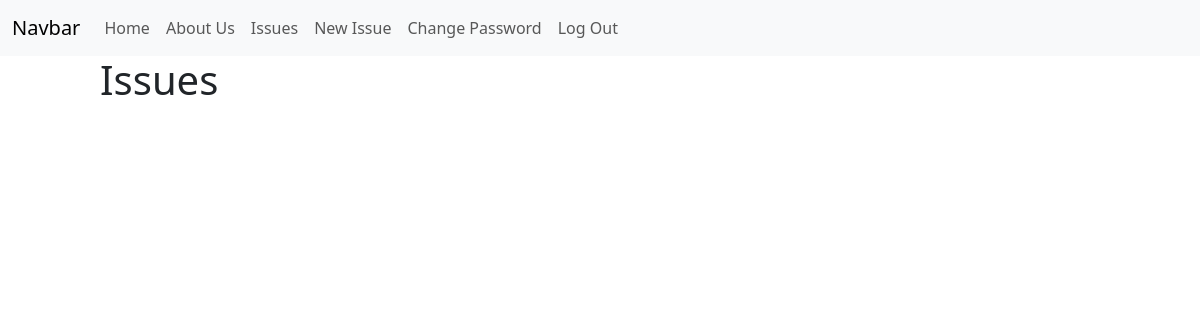
The page /issues/ (signed in) on the database as committed earlier.
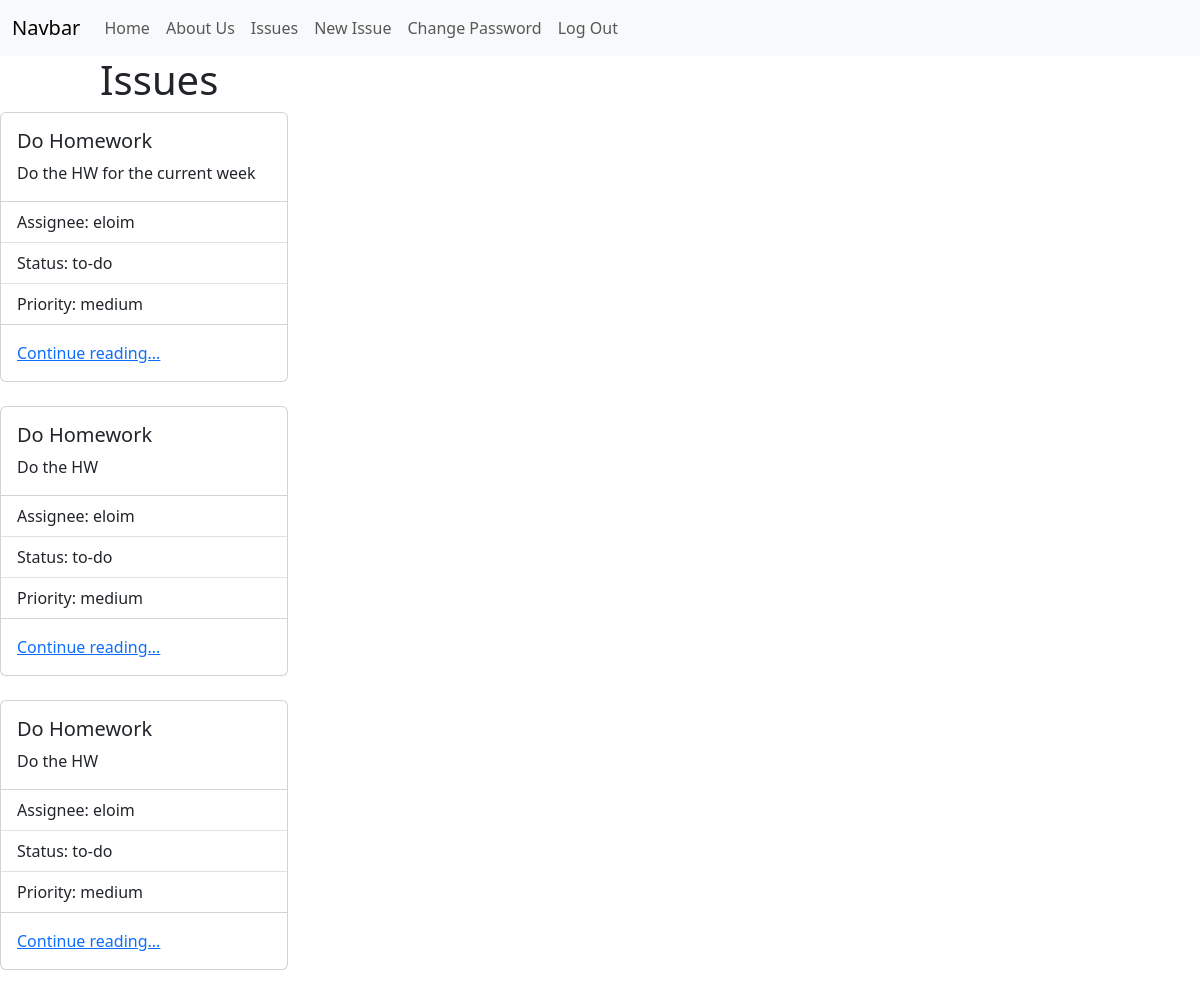
The same page on the database as committed later.
### issues/models.py (models this page shows, shortened)
class Issue(models.Model):
    summary = models.CharField(max_length=256)
    body = models.TextField()
    assignee = models.ForeignKey(
        get_user_model(),
        on_delete=models.CASCADE
    )
    reporter = models.ForeignKey(
        get_user_model(),
        on_delete=models.CASCADE,
        related_name="reporter"
    )
    status = models.ForeignKey(
        Status,
        on_delete=models.CASCADE
    )
    priority = models.ForeignKey(
        Priority,
        on_delete=models.CASCADE
    )
    created_on = models.DateTimeField(auto_now_add=True)
    updated_on = models.DateTimeField(blank=True, null=True, default=None)

class Status(models.Model):
    name = models.CharField(max_length=128)
    description = models.CharField(max_length=256)
    def __str__(self):
        return self.name

class Priority(models.Model):
    name = models.CharField(max_length=128)
    description = models.CharField(max_length=256)
    def __str__(self):
        return self.name

### accounts/models.py (models this page shows)
class CustomUser(AbstractUser):
    role = models.ForeignKey(
        Role,
        on_delete=models.CASCADE,
        null=True, blank=True
    )
    team = models.ForeignKey(
        Team,
        on_delete=models.CASCADE,
        null=True, blank=True
    )

### issues/views.py (the view)
# urls.py: path("", views.IssueListView.as_view(), name="list"),
class IssueListView(LoginRequiredMixin, ListView):
    template_name = "issues/list.html"
    model = Issue
    def get_context_data(self, **kwargs):
        context = super().get_context_data(**kwargs)
        user_team = Team.objects.get(name=self.request.user.team.name)
        users_in_team = CustomUser.objects.filter(team=user_team)
        tasks_for_users = Issue.objects.filter(
            Q(assignee__in=users_in_team) | Q(reporter=self.request.user)
        )
        context['issue_list'] = tasks_for_users  # Assign the queryset to 'issue_list' key
        return context

### templates/issues/list.html (shortened to what this page needs)
{% extends 'base.html' %}
{% block content %}
<div class="offset-md-1"><h1>Issues</h1></div>
{% for issue in issue_list %}
<div class="card" style="width: 18rem;">
    <div class="card-body">
      <h5 class="card-title">{{ issue.summary }}</h5>
      <p class="card-text">{{ issue.body|truncatechars:512 }}</p>
    </div>
    <ul class="list-group list-group-flush">
      <li class="list-group-item">Assignee: {{ issue.assignee }}</li>
      <li class="list-group-item">Status: {{ issue.status }}</li>
      <li class="list-group-item">Priority: {{ issue.priority }}</li>
    </ul>
    <div class="card-body">
      <a href="{% url 'detail' issue.id %}" class="card-link">Continue reading...</a>
    </div>
  </div>
<br/>
{% endfor %}
{% endblock content %}

### templates/base.html (shortened to what this page needs)
{% load static %}
<html>
	<head>
	<link
		href="https://cdn.jsdelivr.net/npm/bootstrap@5.3.0/dist/css/bootstrap.min.css"
		rel="stylesheet"
>
	</head>
	<body>
		<nav class="navbar navbar-expand-lg bg-body-tertiary">
			<div class="container-fluid">
			  <a class="navbar-brand" href="{% url 'home' %}">Navbar</a>
			  <div class="collapse navbar-collapse" id="navbarNavAltMarkup">
					<div class="navbar-nav">
						<a class="nav-link" href="{% url 'home' %}">Home</a>
						<a class="nav-link" href="{% url 'about' %}">About Us</a>
                        {% if user.is_authenticated %}
							<a class="nav-link" href="{% url 'list' %}">Issues</a>
							<a class="nav-link" href="{% url 'new' %}">New Issue</a>
							<a class="nav-link" href="{% url 'password_change' %}">Change Password</a>
                            <a class="nav-link" href="{% url 'logout' %}">Log Out</a>
                        {% else %}
                            <a class="nav-link" href="{% url 'signup' %}">Sign Up</a>
                            <a class="nav-link" href="{% url 'login' %}">Log In</a>
                        {% endif %}
					</div>
			  	</div>
			</div>
		</nav>
		{% block content %}{% endblock content %}
	</body>
</html>

Rows that differ between the two databases and show on the page:
added Issue: summary "Do Homework", body "Do the HW for the current week", assignee "eloim", status "to-do", priority "medium"
added Issue: summary "Do Homework", body "Do the HW", assignee "eloim", status "to-do", priority "medium"
added Issue: summary "Do Homework", body "Do the HW", assignee "eloim", status "to-do", priority "medium"
